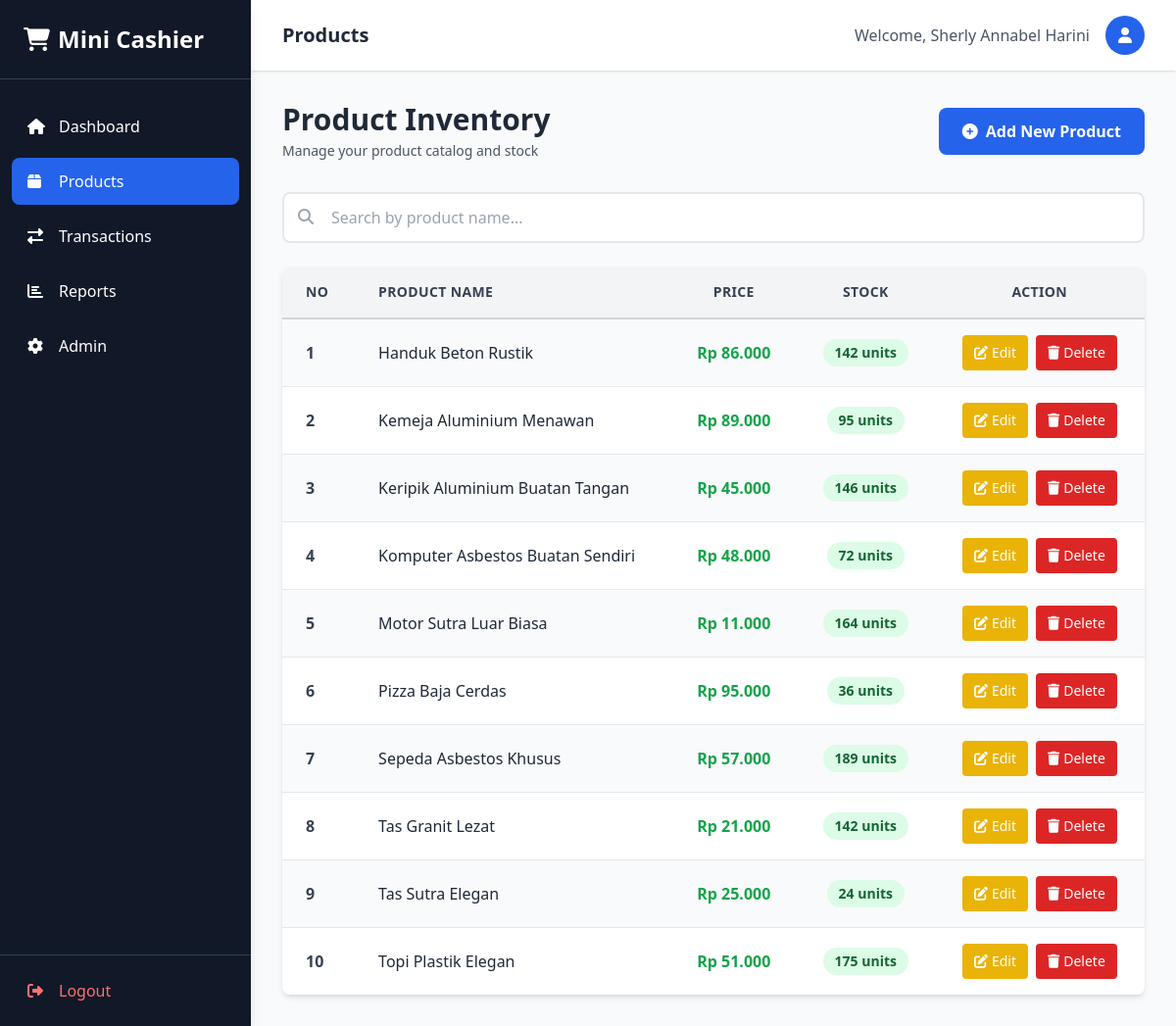
The page /products.php (signed in) on the database its author committed.
### tables this page shows
CREATE TABLE `products` (
    `product_id` INT UNSIGNED AUTO_INCREMENT PRIMARY KEY,
    `product_name` VARCHAR(255) NOT NULL,
    `price` DECIMAL(10, 2) NOT NULL,
    `stock` INT NOT NULL DEFAULT 0,
    `created_at` TIMESTAMP DEFAULT CURRENT_TIMESTAMP,
    `updated_at` TIMESTAMP DEFAULT CURRENT_TIMESTAMP ON UPDATE CURRENT_TIMESTAMP,
    `deleted_at` TIMESTAMP NULL DEFAULT NULL
);

### products.php (called while the page is built, shortened)
<?php
require_once 'controllers/ProductsController.php';
$PC = new ProductsController();
$search = isset($_GET['search']) ? htmlspecialchars($_GET['search']) : '';
$productsList = $PC->searchProducts($search);
include 'views/products_view.php';

### controllers/Database.php (called while the page is built, shortened)
<?php
class Database
{
  private static ?mysqli $instance = null;
  public static function getConnection(): mysqli
  {
    if (self::$instance === null) {
      self::$instance = new mysqli('localhost', 'root', '', 'mini_cashier');
      self::$instance->set_charset('utf8mb4');
    }
    return self::$instance;
  }
}

### controllers/ProductsController.php (called while the page is built, shortened)
<?php
require_once  'Database.php';
class ProductsController
{
  private mysqli $db;
  public function __construct()
  {
    $this->db = Database::getConnection();
  }
  public function searchProducts(string $searchTerm = ''): array
  {
    $result = $this->db->query("SELECT product_id, product_name, price, stock FROM products ORDER BY product_name ASC");
    return $result ? $result->fetch_all(MYSQLI_ASSOC) : [];
  }
}

### views/products_view.php (the view, shortened to what this page needs)
<!DOCTYPE html>
<html lang="en">
<?php include './head.php' ?>
<body class="bg-gray-50">
  <div class="flex min-h-screen">
    <?php include 'sidebar.php'; ?>
    <main class="flex-1">
      <header class="bg-white shadow">
        <div class="flex items-center justify-between px-8 py-4">
          <h2 class="text-xl font-semibold text-gray-800">Products</h2>
          <div class="flex items-center gap-4">
            <span class="text-gray-600">Welcome, <?php echo htmlspecialchars($_SESSION['fullname'] ?? $_SESSION['username']); ?></span>
            <button class="flex items-center justify-center w-10 h-10 text-white bg-blue-600 rounded-full">
              <i class="fas fa-user"></i>
            </button>
          </div>
        </div>
      </header>
      <div class="p-8">
        <div class="flex items-center justify-between mb-8">
          <div>
            <h3 class="text-3xl font-bold text-gray-800">Product Inventory</h3>
            <p class="text-gray-600 text-sm mt-1">Manage your product catalog and stock</p>
          </div>
          <button onclick="document.getElementById('addModal').classList.remove('hidden'); document.getElementById('addModal').classList.add('flex')" class="inline-flex items-center gap-2 px-6 py-3 text-white bg-blue-600 hover:bg-blue-700 rounded-lg font-semibold transition"><i class="fas fa-plus-circle"></i> Add New Product</button>
        </div>
        <div class="mb-6">
          <form method="GET" class="relative">
            <i class="fas fa-search absolute left-4 top-1/3 text-gray-400"></i>
            <input type="search" name="search" placeholder="Search by product name..." value="<?php echo htmlspecialchars($search); ?>" class="w-full pl-12 pr-4 py-3 border-2 border-gray-200 rounded-lg focus:outline-none focus:border-blue-500 transition">
          </form>
        </div>
        <div class="bg-white rounded-lg shadow-md overflow-hidden">
          <div class="overflow-x-auto">
            <table class="w-full">
              <thead class="bg-gray-100 border-b-2 border-gray-300">
                <tr>
                  <th class="px-6 py-4 text-left font-bold text-gray-700 text-sm uppercase tracking-wide">No</th>
                  <th class="px-6 py-4 text-left font-bold text-gray-700 text-sm uppercase tracking-wide">Product Name</th>
                  <th class="px-6 py-4 text-center font-bold text-gray-700 text-sm uppercase tracking-wide">Price</th>
                  <th class="px-6 py-4 text-center font-bold text-gray-700 text-sm uppercase tracking-wide">Stock</th>
                  <th class="px-6 py-4 text-center font-bold text-gray-700 text-sm uppercase tracking-wide">Action</th>
                </tr>
              </thead>
              <tbody class="divide-y divide-gray-200">
                <?php
                $no = 1;
                foreach ($productsList as $row) {
                  $bg_class = ($no % 2 === 0) ? 'bg-white' : 'bg-gray-50';
                  $stock_status = $row['stock'] > 10 ? 'bg-green-100 text-green-800' : ($row['stock'] > 0 ? 'bg-yellow-100 text-yellow-800' : 'bg-red-100 text-red-800');
                ?>
                  <tr class="<?php echo $bg_class; ?> hover:bg-blue-50 transition">
                    <td class="px-6 py-4 font-semibold text-gray-700"><?php echo $no++; ?></td>
                    <td class="px-6 py-4 font-medium text-gray-800"><?php echo htmlspecialchars($row['product_name']); ?></td>
                    <td class="px-6 py-4 text-center font-bold text-green-600">Rp <?php echo number_format((int)$row['price'], 0, ',', '.'); ?></td>
                    <td class="px-6 py-4 text-center">
                      <span class="inline-block px-3 py-1 rounded-full text-sm font-semibold <?php echo $stock_status; ?>"><?php echo (int)$row['stock']; ?> units</span>
                    </td>
                    <td class="px-6 py-4">
                      <div class="flex gap-2 justify-center">
                        <a href="?edit=<?php echo (int)$row['product_id']; ?>" class="inline-flex items-center gap-1 px-3 py-2 text-sm text-white bg-yellow-500 hover:bg-yellow-600 rounded transition"><i class="fas fa-edit"></i>Edit</a>
                        <a href="?delete=<?php echo (int)$row['product_id']; ?>" onclick="return confirm('Are you sure you want to delete this product?')" class="inline-flex items-center gap-1 px-3 py-2 text-sm text-white bg-red-600 hover:bg-red-700 rounded transition"><i class="fas fa-trash"></i>Delete</a>
                      </div>
                    </td>
                  </tr>
                <?php } ?>
              </tbody>
            </table>
          </div>
        </div>
      </div>
    </main>
  </div>
</body>
</html>

### rows shown on the page
products: product_name "Handuk Beton Rustik", price "86.000", stock "142"
products: product_name "Kemeja Aluminium Menawan", price "89.000", stock "95"
products: product_name "Keripik Aluminium Buatan Tangan", price "45.000", stock "146"
products: product_name "Komputer Asbestos Buatan Sendiri", price "48.000", stock "72"
products: product_name "Motor Sutra Luar Biasa", price "11.000", stock "164"
products: product_name "Pizza Baja Cerdas", price "95.000", stock "36"
products: product_name "Sepeda Asbestos Khusus", price "57.000", stock "189"
products: product_name "Tas Granit Lezat", price "21.000", stock "142"
products: product_name "Tas Sutra Elegan", price "25.000", stock "24"
products: product_name "Topi Plastik Elegan", price "51.000", stock "175"

### other values the page prints
$_SESSION['fullname'] "Sherly Annabel Harini"
